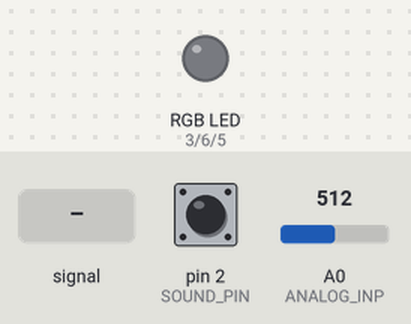
Simulated run of this sketch. Board: Arduino Uno, built with avr-gcc and run on an emulated ATmega328P. Parts: an RGB LED mixed from three pins (HIGH = lit). The inputs (shaded band) are chosen by the test bench; at power-on: A0 (ANALOG_INP) = 512, pin 2 (SOUND_PIN) HIGH.

Above: at 1.2 s.
1.3 s: A0 (ANALOG_INP) fed a 2 Hz sine of ±306 counts around its level
At 3.5 s:
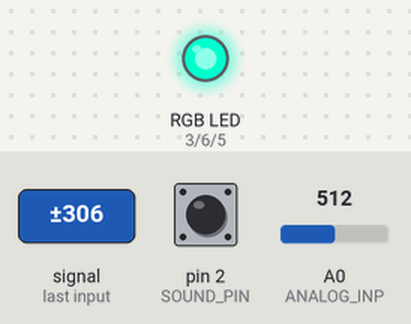
4.3 s: A0 (ANALOG_INP) set to 690
At 7.1 s:
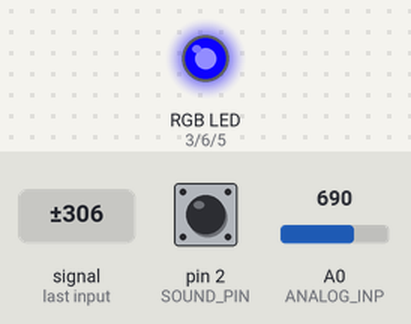
7.3 s: A0 (ANALOG_INP) set to 860
At 9.8 s:
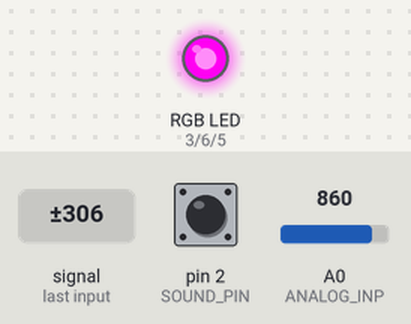
10.3 s: A0 (ANALOG_INP) set to 900
At 13.1 s:
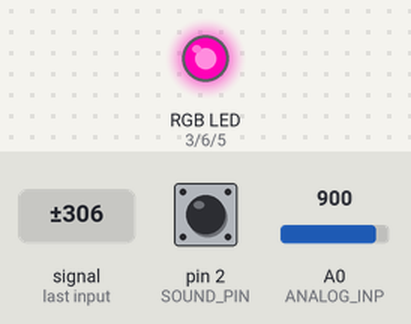
13.3 s: A0 (ANALOG_INP) set to 1023
At 14.8 s:
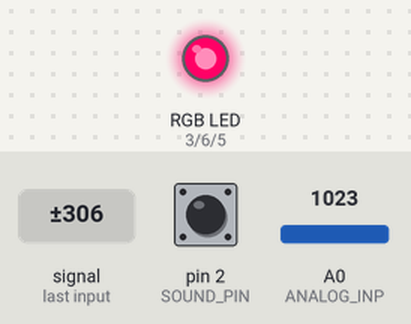
16.3 s: A0 (ANALOG_INP) set to 330
At 18.6 s:
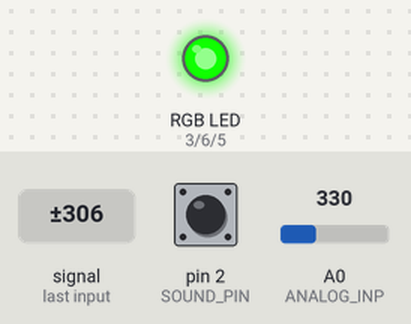
Timing chart, 0 to 20.1 s (numbered marks = the images above; inputs shaded):
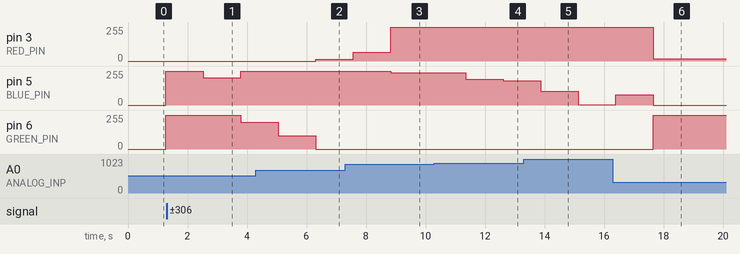

Measured:
- after the input at 1.3 s, pin 5 (BLUE_PIN): 255/255 → 205/255 after 1.2 s, → 255/255 1.3 s later; pin 6 (GREEN_PIN): 254/255 → 255/255 after 1.2 s, → 200/255 1.3 s later
- after the input at 4.3 s, pin 3 (RED_PIN): 0/255 → 13/255 after 2.0 s; pin 5 (BLUE_PIN): stays 255/255 (without the input it goes to 205/255 after 0.74 s)
- after the input at 7.3 s, pin 3 (RED_PIN): 13/255 → 66/255 after 0.27 s, → 255/255 1.3 s later; pin 5 (BLUE_PIN): 255/255 → 242/255 after 1.5 s
- after the input at 10.3 s, pin 5 (BLUE_PIN): 242/255 → 194/255 after 1.0 s, → 183/255 1.3 s later
- after the input at 13.3 s, pin 5 (BLUE_PIN): 183/255 → 102/255 after 0.57 s, → 2/255 1.3 s later
- after the input at 16.3 s, pin 3 (RED_PIN): 255/255 → 16/255 after 1.4 s; pin 5 (BLUE_PIN): 2/255 → 77/255 after 0.09 s, → 0/255 1.3 s later; pin 6 (GREEN_PIN): 0/255 → 255/255 after 1.4 s

The sketch:

LightControl.ino
```cpp
#define ITERATION 10000
#define DELAY 2
#define FAULT_DELAY 100
#define RED_PIN 3
#define GREEN_PIN 6
#define BLUE_PIN 5
#define ANALOG_INP A0
#define SOUND_PIN 2

// Define variables
int numberSounds = 0;
int rawValue = 0;
int numberClaps = 0;
int lightOn = 0;
int uniqueClapMinTime = 100;

unsigned long soundDetectedTime = 0;
unsigned long previousSoundDetectedTime = 0;
unsigned long previousClapTime = 0;
unsigned long currentClapTime = 0;
unsigned long maxTimeBetweenClaps = 2000;

double totalValue = 0;
int count = 0;

int counter = 1;

int rBr = 0;
int bBr = 0;
int gBr = 0;

boolean state = false;
int lastClap = 2;

// Setup function runs once when the board is powered on or reset
void setup()
{
    // Set pin modes
    pinMode(RED_PIN, OUTPUT);
    pinMode(GREEN_PIN, OUTPUT);
    pinMode(BLUE_PIN, OUTPUT);
    pinMode(ANALOG_INP, INPUT);
    pinMode(SOUND_PIN, INPUT);

    // Turn on the light
    state = true;
}

// Returns whether the sound is part of a unique clap or not
bool isSoundPartOfUniqueClap()
{
    int result = false;
    unsigned long elapsedTime =
        soundDetectedTime -
        previousSoundDetectedTime;
    if (elapsedTime >= uniqueClapMinTime)
    {
        result = true;
    }
    return result;
}

// Checks whether to turn on/off the light based on clap pattern
bool checkTurnOnOffLight()
{
    int result = false;
    unsigned long elapsedTime =
        currentClapTime - previousClapTime;
    if (elapsedTime <= maxTimeBetweenClaps)
    {
        if (numberClaps == 2)
        {
            result = true;
            numberClaps = 0;
        }
    }
    else
    {
        numberClaps = 1;
    }
    return result;
}

// Turns on all colors at max brightness
void turnOn()
{
    analogWrite(RED_PIN, 255);
    analogWrite(GREEN_PIN, 255);
    analogWrite(BLUE_PIN, 255);
}

// Turns off all colors
void turnOff()
{
    analogWrite(RED_PIN, 0);
    analogWrite(GREEN_PIN, 0);
    analogWrite(BLUE_PIN, 0);
}

// Changes the color of the light based on hsv value
void changeColor(int value)
{
    int redValue, greenValue, blueValue;
    if (value >= 850)
    {
        redValue = 255;
        greenValue = 0;
        blueValue = map(value, 851, 1024, 255, 0);
    }
    else if (value >= 680)
    {
        redValue = map(value, 681, 850, 0, 255);
        greenValue = 0;
        blueValue = 255;
    }
    else if (value >= 510)
    {
        redValue = 0;
        greenValue = map(value, 511, 680, 255, 0);
        blueValue = 255;
    }
    else if (value >= 340)
    {
        redValue = 0;
        greenValue = 255;
        blueValue = map(value, 341, 510, 0, 255);
    }
    else if (value > 170)
    {
        redValue = map(value, 171, 340, 255, 0);
        greenValue = 255;
        blueValue = 0;
    }
    else
    {
        redValue = 255;
        greenValue = map(value, 0, 170, 0, 255);
        blueValue = 0;
    }

    analogWrite(RED_PIN, redValue);
    analogWrite(GREEN_PIN, greenValue);
    analogWrite(BLUE_PIN, blueValue);
}

void loop()
{
    processClapSound();
    processLight();
}

void processClapSound()
{
    int soundValue = digitalRead(SOUND_PIN);
    if (soundValue == 0)
    {
        numberSounds++;

        if (isSoundPartOfUniqueClap())
        {
            numberClaps++;

            updateClapTimes();

            if (shouldToggleLight())
            {
                toggleLightState();
            }
        }
    }
}

void processLight()
{
    if (state)
    {
        double sensorValue = analogRead(ANALOG_INP);
        totalValue += sensorValue;
        count++;

        if (count > ITERATION)
        {
            calculateColor(totalValue / ITERATION);
            resetValues();
        }
    }
    else
    {
        turnOff();
    }
}

void updateClapTimes()
{
    previousClapTime = currentClapTime;
    currentClapTime = millis();
}

bool shouldToggleLight()
{
    bool toggle = false;
    if (numberClaps == 2)
    {
        toggle = true;
        numberClaps = 0;
    }
    return toggle;
}

void toggleLightState()
{
    lightOn = !lightOn;
    state = lightOn;
}

void calculateColor(double sensorValue)
{
    //Serial.println(sensorValue);
    changeColor(sensorValue);
}

void resetValues()
{
    totalValue = 0;
    count = 0;
}
```
